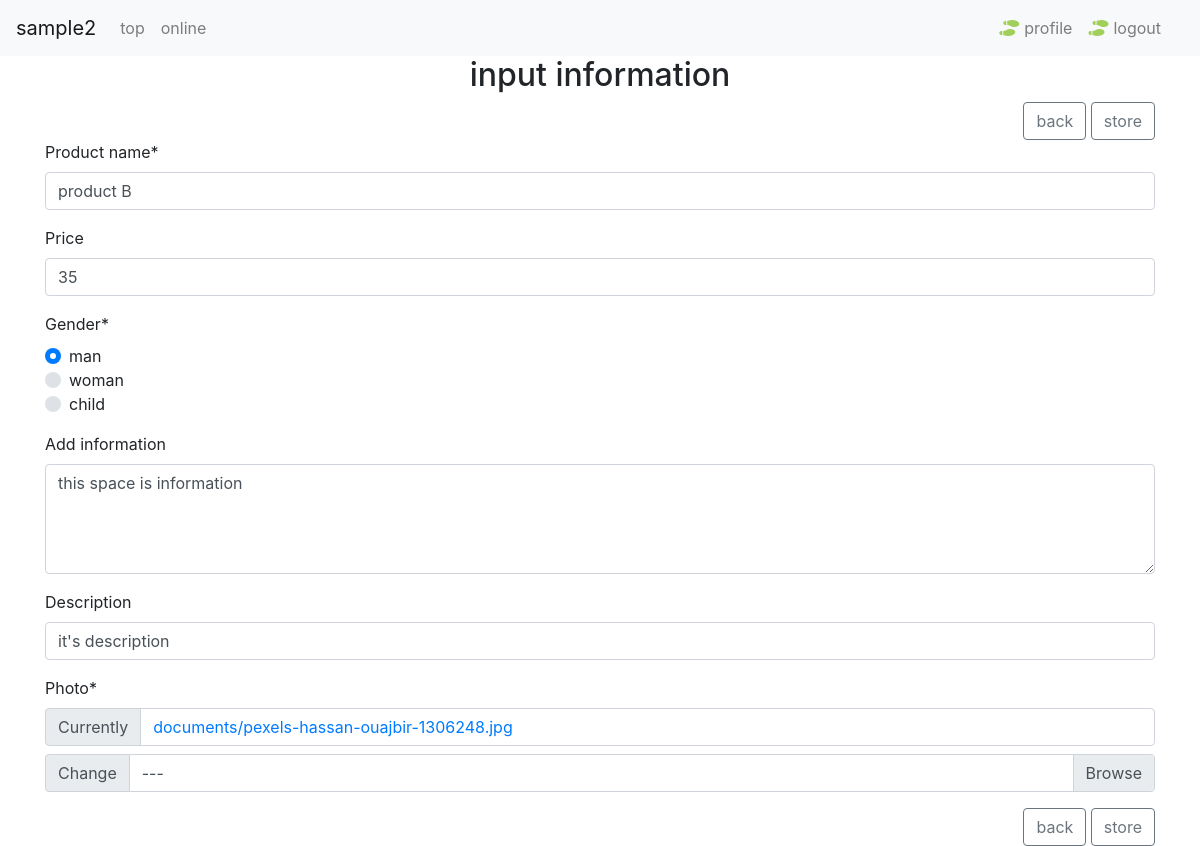
Screenshot of /app/update/5/ (signed in) with the database file from the repository.
### app/models.py (models this page shows, shortened)
class Item(models.Model):
    SEX_CHOICES = ((1, 'man'), (2, 'woman'), (3, 'child'))
    name = models.CharField( verbose_name='product name', max_length=200)
    age = models.IntegerField( verbose_name='price', validators=[validators.MinValueValidator(1)], blank=True, null=True)
    sex = models.IntegerField( verbose_name='gender', choices=SEX_CHOICES, default=1)
    memo = models.TextField( verbose_name='add information', max_length=300, blank=True, null=True)
    created_at = models.DateTimeField( verbose_name='registlation date', auto_now_add=True)
    description = models.CharField(max_length=255, blank=True)
    photo = models.ImageField(upload_to='documents/', default='defo')
    uploaded_at = models.DateTimeField(auto_now_add=True)
    class Meta:
        verbose_name = 'item'
        verbose_name_plural = 'item'

### app/views.py (the view)
# urls.py: path('update/<int:pk>/', ItemUpdateView.as_view(), name='update'),
class ItemUpdateView(LoginRequiredMixin, UpdateView):
    model = Item
    form_class = ItemForm
    success_url = reverse_lazy('index')

### app/forms.py
class ItemForm(forms.ModelForm):
    class Meta:
        model = Item
        fields = ('name','age','sex','memo','description', 'photo',)
        widgets = {
                    'name': forms.TextInput(attrs={'placeholder':'for example：AirLight-20'}),
                    'age': forms.NumberInput(attrs={'min':1}),
                    'sex': forms.RadioSelect(),
                    'memo': forms.Textarea(attrs={'rows':4}),
                  }

### app/templates/app/item_form.html (shortened to what this page needs)
{% extends "./_base.html" %}
{% load crispy_forms_tags %}
{% block content %}
<div class="container">
    <div class="row">
        <div class="col-12">
            <h2 class="text-center">input information</h2>
        </div>
    </div>
    <div class="row">
        <div class="col-12">
            <div class="float-right">
                <a class="btn btn-outline-secondary" href="{% url 'index' %}">back</a>
                <a class="btn btn-outline-secondary save" href="#">store</a>
            </div>
        </div>
    </div>
    <div class="row">
        <div class="col-12">
            <form method="post" enctype="multipart/form-data" id="myform">
                {%crispy form%}
            </form>
        </div>
    </div>
    <div class="row">
        <div class="col-12">
            <div class="float-right">
                <a class="btn btn-outline-secondary" href="{% url 'index' %}">back</a>
                <a class="btn btn-outline-secondary save" href="#">store</a>
            </div>
        </div>
    </div>
</div>
{% endblock %}

### rows the page displays
Item: name "product B", age "35", memo "this space is information", description "it's description"
